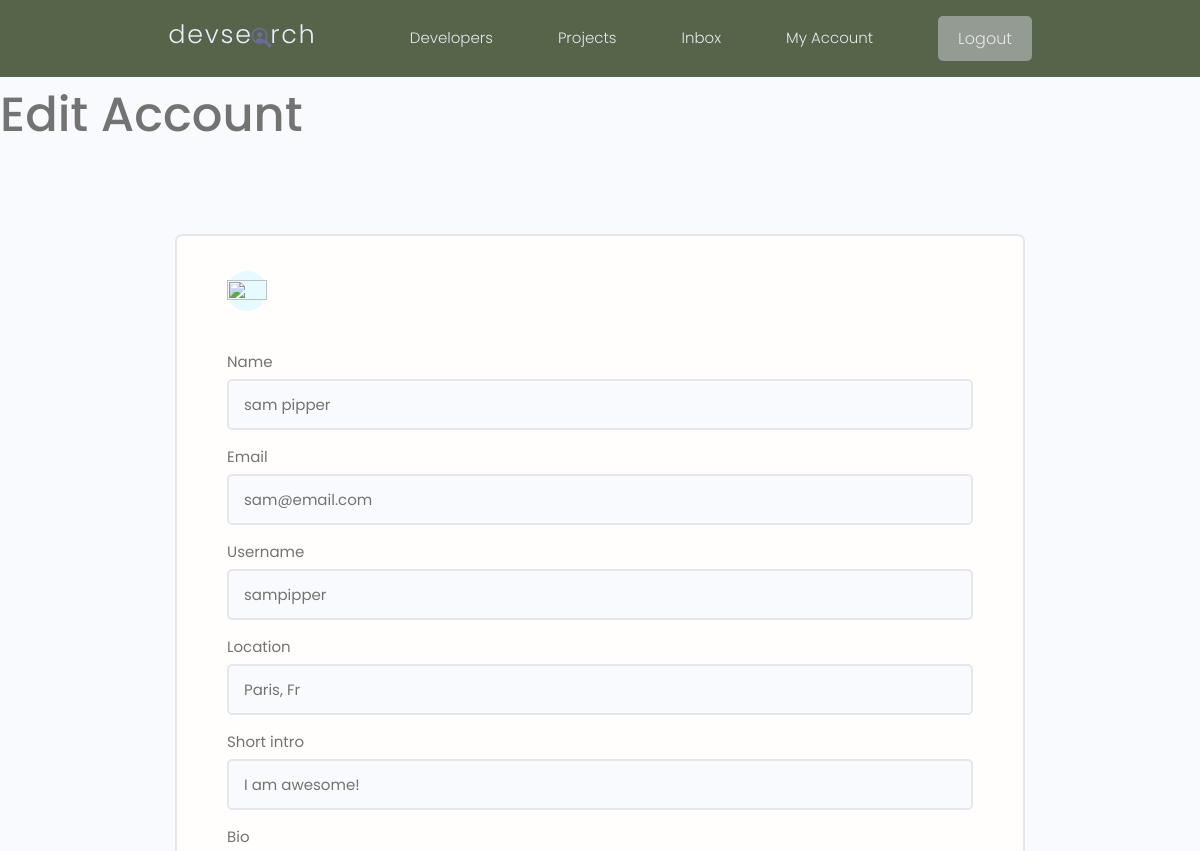
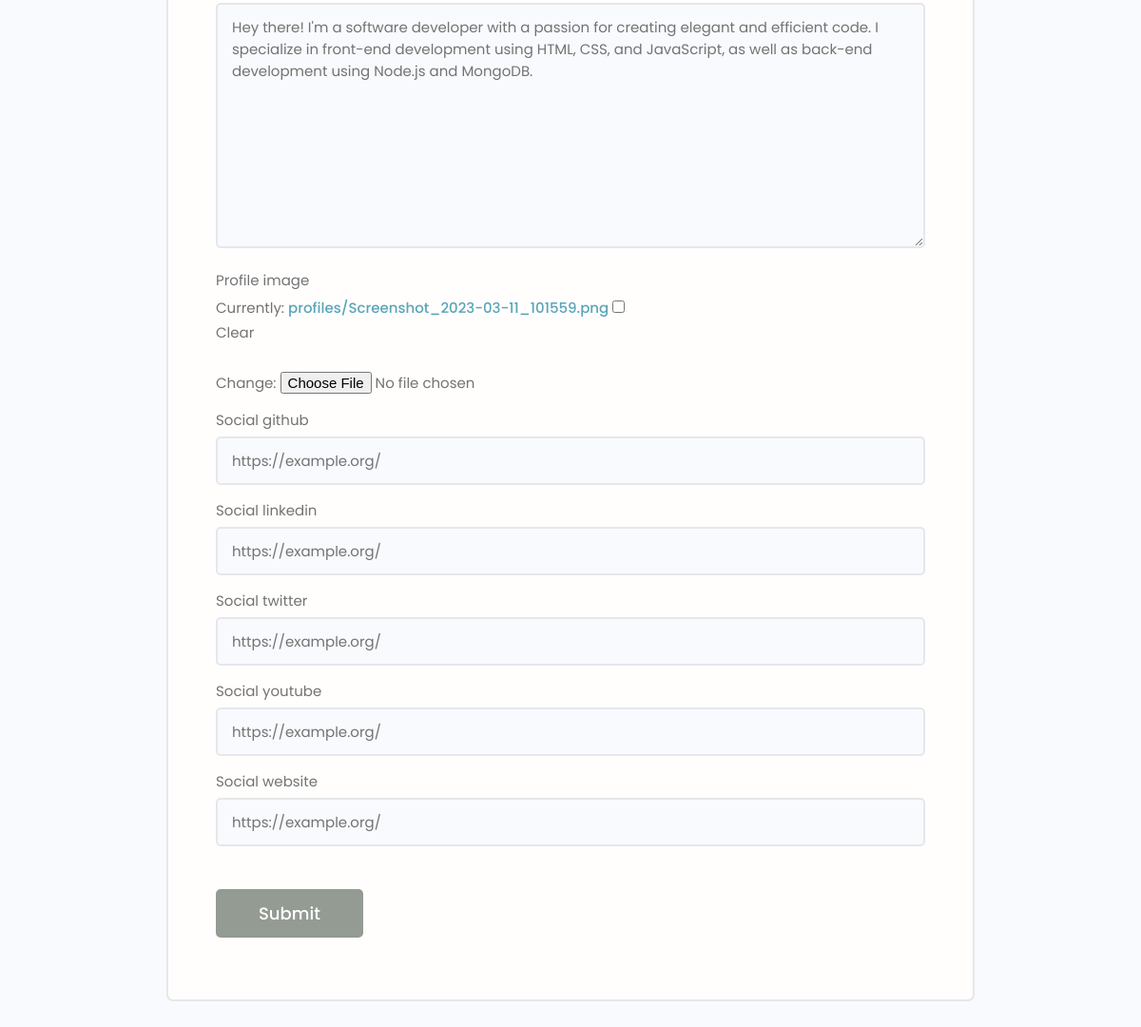
/edit-account/ (signed in), run on the app's committed database (2 pictures, top to bottom).
### users/models.py (models this page shows, shortened)
class Profile(models.Model):
    user = models.OneToOneField(User, on_delete=models.CASCADE, null=True,
                                blank=True)  # Any time an user is deleted, the profile is deleted as well
    name = models.CharField(max_length=200, null=True, blank=True)
    email = models.EmailField(max_length=500, blank=True, null=True)
    username = models.CharField(max_length=200, null=True, blank=True)
    location = models.CharField(max_length=200, null=True, blank=True)
    short_intro = models.CharField(max_length=200, null=True, blank=True)
    bio = models.TextField(blank=True, null=True)
    profile_image = models.ImageField(null=True, blank=True, upload_to="profiles/", default="profiles/default.png")
    social_github = models.CharField(max_length=200, null=True, blank=True)
    social_linkedin = models.CharField(max_length=200, null=True, blank=True)
    social_twitter = models.CharField(max_length=200, null=True, blank=True)
    social_youtube = models.CharField(max_length=200, null=True, blank=True)
    social_website = models.CharField(max_length=200, null=True, blank=True)
    created = models.DateTimeField(auto_now_add=True)
    id = models.UUIDField(default=uuid.uuid4, unique=True, primary_key=True, editable=False)

### users/views.py (the view)
# urls.py: path('edit-account/', views.editAccount, name="edit-account"),
@login_required(login_url='login')
def editAccount(request):
    profile = request.user.profile
    form = ProfileForm(instance=profile)
    if request.method == 'POST':
        form = ProfileForm(request.POST, request.FILES, instance=profile)
        if form.is_valid():
            form.save()
            return redirect('account')
    context = {'form': form}
    return render(request, 'users/profile_form.html', context)

### users/forms.py
class ProfileForm(ModelForm):
    class Meta:
        model = Profile
        fields = ['name', 'email', 'username', 'location', 'short_intro', 'bio', 'profile_image', 'social_github',
                  'social_linkedin', 'social_twitter', 'social_youtube', 'social_website']
    def __init__(self, *args, **kwargs):
        super(ProfileForm, self).__init__(*args, **kwargs)
        for name, field in self.fields.items():
            field.widget.attrs.update({'class': 'input'})

### users/templates/users/profile_form.html (shortened to what this page needs)
{% extends 'main.html' %}
{% block content %}
    <h1>Edit Account</h1>
    <main class="formPage my-xl">
        <div class="content-box">
            <div class="formWrapper">
                <a class="backButton" href="{% url 'account' %}"><img src="https://cdn-icons-png.flaticon.com/512/60/60775.png" height="20" width="5"></a>
                <br>
                <form class="form" method="POST" action="{% url 'edit-account' %}" enctype="multipart/form-data">
                    {% for field in form %}
                        <div class="form__field">
                            <label for="formInput#text">{{ field.label }} </label>
                            {{ field }}
                        </div>
                    {% endfor %}
                    <input class="btn btn--sub btn--lg  my-md" type="submit" value="Submit"/>
                </form>
            </div>
        </div>
    </main>
{% endblock content %}

### static/styles/app.css (style rules this page uses)
:root { --color-sub: #566449; }
.btn--sub { background-color: #939b93; }
img { width: 100%; }
.content-box { width: 95%; max-width: 85rem; margin: 0 auto; }
.backButton { background: var(--color-main-light); color: var(--color-main); width: 4rem; height: 4rem; display: flex; align-items: center; justify-content: center; border-radius: 50%; }
.formPage .formWrapper { list-style: none; background: var(--color-white); padding: 3.5rem 5rem; border: 2px solid var(--color-light); border-radius: 0.7rem; }

### static/uikit/styles/modules/_variables.css (style rules this page uses)
:root { --color-main: #5aa5b9; --color-main-light: #e6faff; --color-sub: #3f4156; --color-sub-light: #51546e; --color-sub-lighter: #ededfd; --color-text: #737373; --color-gray: #8b8b8b; --color-light: #e5e7eb; --color-light-gray: #767676; --color-bg: #f8fafd; --color-white: #fffefd; --color-white-light: #f3f3f3; --color-success: #359e64; --color-success-bg: #def8e8; --color-error: #fc4b0b; --color-error-bg: #fff2ee; --font-base: 'Poppins', arial, helvetica, 'Segoe UI', roboto, ubuntu, sans-serif; --font-monospace: 'Fira Code', 'Courier New', courier, monospace; --font-regular: 300; --font-medium: 500; --font-bold: 700; --generic-shadow: 1px 1px 5px #00000010; --generic-transition: all 0.3s ease-in-out; }

### static/uikit/styles/modules/_base.css (style rules this page uses)
* { margin: 0; padding: 0; box-sizing: border-box; text-rendering: optimizeLegibility; color: inherit; font-size: inherit; }
html { font-size: 50%; }
@media only screen and (min-width: 480px) { html { font-size: 56.25%; } }
@media only screen and (min-width: 1200px) { html { font-size: 62.5%; } }
body { line-height: 1.6; font-weight: 400; font-size: 1.5rem; color: var(--color-text); background-color: var(--color-bg); min-height: 100vh; }

### static/uikit/styles/modules/_typography.css (style rules this page uses)
* { font-family: var(--font-base); }
h1 { font-size: 4.8rem; font-weight: var(--font-medium); }
a { padding-bottom: 2px; text-decoration: none; display: inline-block; color: var(--color-main); font-weight: var(--font-medium); }

### static/uikit/styles/modules/_utilities.css (style rules this page uses)
.my-md { margin: 3rem auto; }
.my-xl { margin: 8rem auto; }

### static/uikit/styles/modules/_button.css (style rules this page uses)
.btn { display: inline-block; position: relative; cursor: pointer; background-color: var(--color-light); font-weight: var(--font-medium); color: var(--color-sub); text-decoration: none; padding: 1rem 2rem; border-radius: 0.5rem; border: none; width: -webkit-fit-content; width: -moz-fit-content; width: fit-content; height: -webkit-fit-content; height: -moz-fit-content; height: fit-content; font-size: 1.6rem; outline-width: 0; outline-color: transparent; -webkit-backface-visibility: hidden; backface-visibility: hidden; transition: all 0.3s ease-in-out; }
.btn--sub { background-color: var(--color-sub); color: var(--color-white); }
.btn--lg { font-size: 1.8rem; padding: 1.2rem 4.5rem; }

### static/uikit/styles/modules/_form.css (style rules this page uses)
.form { display: block; }
.form__field { margin-top: 1.5rem; margin-bottom: 1.5rem; }
.form__label, .form__field > label { display: block; margin-bottom: 0.5rem; color: var(--color-text); }
input.input[type='text'], input.input[type='email'], input.input[type='password'], input.input[type='number'], textarea.input { min-width: 24rem; width: 100%; padding: 1.2rem 1.5rem; border-radius: 0.5rem; border: 2px solid var(--color-light); transition: all 0.3s ease-in-out; background-color: var(--color-bg); }

### data on the page
Profile: form "sam pipper" "sam@email.com" "sampipper" "Paris, Fr" "I am awesome!" "Hey there! I'm a software developer with a passion for creating elegant and efficient code. I specialize in front-end development using HTML, CSS, and JavaScript, as well as back-end development using Node.js and MongoDB." "https://example.org/" "https://example.org/" "https://example.org/" "https://example.org/" "https://example.org/"

### other printed values
{{ field.label }} "Name" "Email" "Username" "Location" "Short intro" "Bio" "Profile image" "Social github" "Social linkedin" "Social twitter" "Social youtube" "Social website"
